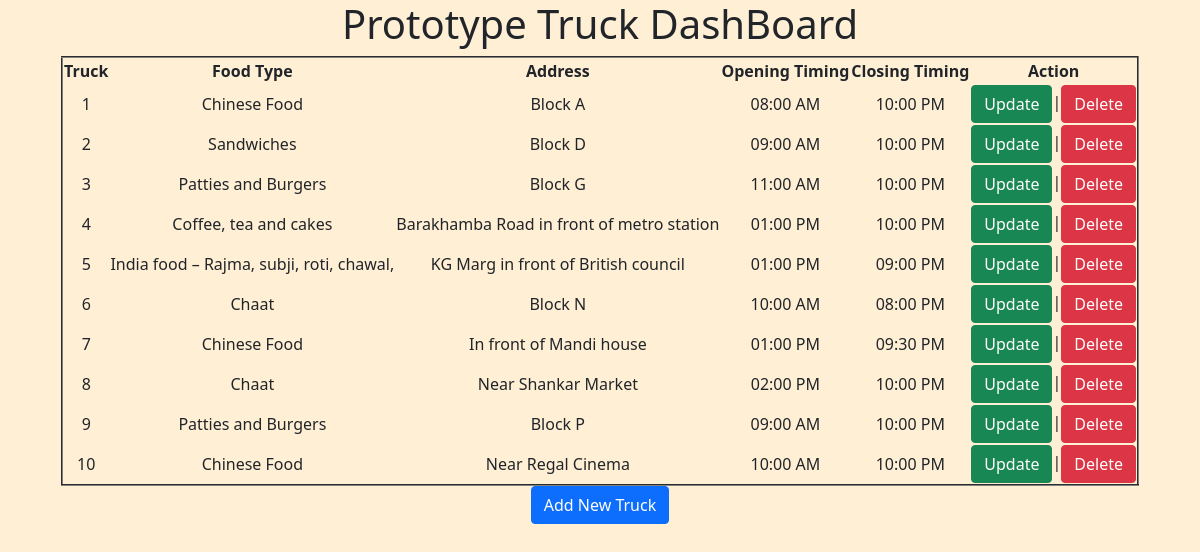
The app's page /truck/ with its own data.
### truckapp/models.py (models this page shows, shortened)
class Truck(models.Model):
    truck_name = models.CharField(max_length=100)
    truck_location = models.CharField(max_length=100)
    food_type = models.CharField(max_length=100, null=True)
    geo_location = models.CharField(max_length=100, null=True)
    truck_opening_time=models.CharField(max_length=20,null=True)
    truck_closing_time=models.CharField(max_length=20,null=True)

### truckapp/views.py (the view)
# urls.py: path('truck/',views.truck_view,name='truck'),
def truck_view(request):
    truck_list=Truck.objects.all()
    for truck in truck_list:
        truck.truck_closing_time = _time24_to12hr(truck.truck_closing_time)
        truck.truck_opening_time = _time24_to12hr(truck.truck_opening_time)
    return render(request,'truckapp/index.html',{'truck_list':truck_list})

### truckapp/views.py (called while the page is built)
def _time24_to12hr(time_str:str):
    try:
        t = time.strptime(time_str,"%H:%M:%S")
    except ValueError:
        t = time.strptime(time_str,"%H:%M")
    return time.strftime("%I:%M %p",t)

### templates/truckapp/index.html (shortened to what this page needs)
{% extends 'truckapp/base.html' %} {% block content %}
<div class="my" align="center">
    <h1>Prototype Truck DashBoard</h1>
    <form method="post">
        <table border="2px" align="center">
            <thead align="center">
                <th>Truck </th>
                <th>Food Type</th>
                <th>Address</th>
                <th>Opening Timing</th>
                <th>Closing Timing</th>
                <th>Action</th>
            </thead>
            {% for truck in truck_list %}
            <tr align="center">
                <td>{{ truck.truck_name }}</td>
                <td>{{ truck.food_type }}</td>
                <td>{{ truck.truck_location }}</td>
                <td>{{ truck.truck_opening_time }}</td>
                <td>{{truck.truck_closing_time}}</td>
                <td>
                    <a class="btn btn-success" href="update/{{ truck.pk }}">Update</a>|<a href="delete/{{ truck.pk }}" class="btn btn-danger">Delete</a
          >
        </td>
      </tr>
      {% endfor %}
    </table>
    <a href="{% url 'add' %}" class="btn btn-primary">Add New Truck</a>
    </form>
</div>
{% endblock %}

### templates/truckapp/base.html (style rules this page uses)
body { background:papayawhip; }

### records on screen
Truck: truck_name "1", food_type "Chinese Food", truck_location "Block A", truck_opening_time "08:00 AM", truck_closing_time "10:00 PM"
Truck: truck_name "2", food_type "Sandwiches", truck_location "Block D", truck_opening_time "09:00 AM", truck_closing_time "10:00 PM"
Truck: truck_name "3", food_type "Patties and Burgers", truck_location "Block G", truck_opening_time "11:00 AM", truck_closing_time "10:00 PM"
Truck: truck_name "4", food_type "Coffee, tea and cakes", truck_location "Barakhamba Road in front of metro station", truck_opening_time "01:00 PM", truck_closing_time "10:00 PM"
Truck: truck_name "5", food_type "India food – Rajma, subji, roti, chawal,", truck_location "KG Marg in front of British council", truck_opening_time "01:00 PM", truck_closing_time "09:00 PM"
Truck: truck_name "6", food_type "Chaat", truck_location "Block N", truck_opening_time "10:00 AM", truck_closing_time "08:00 PM"
Truck: truck_name "7", food_type "Chinese Food", truck_location "In front of Mandi house", truck_opening_time "01:00 PM", truck_closing_time "09:30 PM"
Truck: truck_name "8", food_type "Chaat", truck_location "Near Shankar Market", truck_opening_time "02:00 PM", truck_closing_time "10:00 PM"
Truck: truck_name "9", food_type "Patties and Burgers", truck_location "Block P", truck_opening_time "09:00 AM", truck_closing_time "10:00 PM"
Truck: truck_name "10", food_type "Chinese Food", truck_location "Near Regal Cinema", truck_opening_time "10:00 AM", truck_closing_time "10:00 PM"
